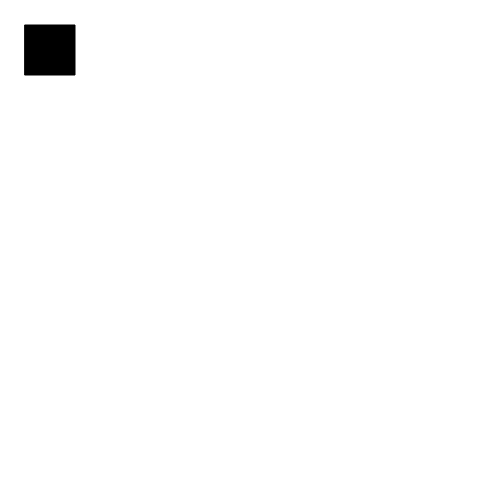
Frame 1 (no input)
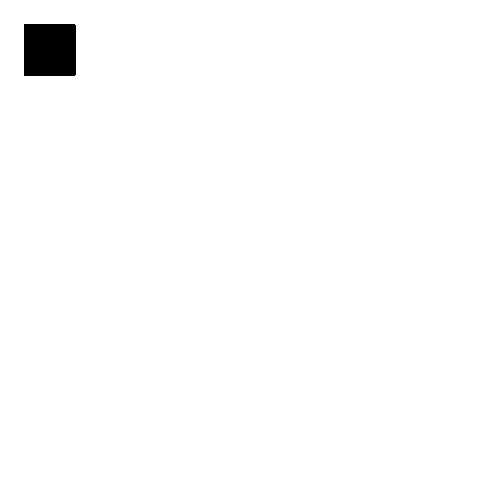
Frame 60 (no input)
Frame 120 (the mouse pressed at the canvas centre since frame 60): identical to frame 60, image omitted

The p5.js sketch that drew these frames (run headless with seeded random() and noise() and a simulated clock; from frame 60 on, the mouse is pressed at the canvas centre):

// p5.js sketch
// ── sketch.js
var value = 0;

function setup(){
  createCanvas(500,500);
}

function draw() {
  fill(value);
  rect(25, 25, 50, 50);
}

function keyPressed() {
  if (value == 0) {
    value = 255;
  } else {
    value = 0;
  }
}
